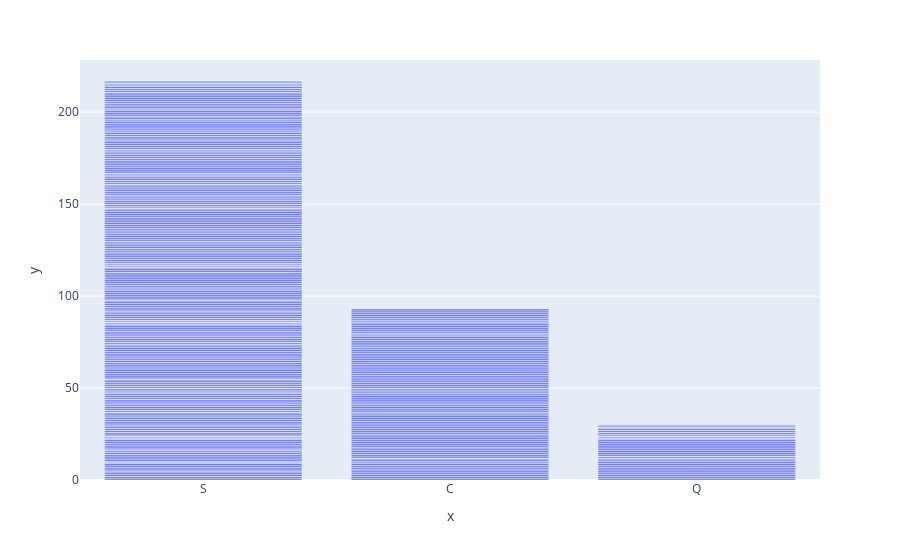

The code cell stored with this chart in its notebook:
### Code cell
# Embarked locations encoding S=2 Q=1 C=0 
fig = px.bar(x=train["Embarked"], y=train["Survived"])
fig.show()

### Figure 1 — Plotly figure (JSON) as saved in the notebook; plotly's stock layout.template omitted (floating-point values rounded to 4 significant figures; data arrays with more than 128 entries replaced by an {"elided": "..."} marker saying what was removed)
{"data": [{"alignmentgroup": "True", "hovertemplate": "x=%{x}<br>y=%{y}<extra></extra>", "legendgroup": "", "marker": {"color": "#636efa", "pattern": {"shape": ""}}, "name": "", "offsetgroup": "", "orientation": "v", "showlegend": false, "textposition": "auto", "type": "bar", "x": {"elided": "889 str values"}, "xaxis": "x", "y": {"elided": "889 int values"}, "yaxis": "y"}], "layout": {"barmode": "relative", "legend": {"tracegroupgap": 0}, "margin": {"t": 60}, "xaxis": {"anchor": "y", "domain": [0, 1], "title": {"text": "x"}}, "yaxis": {"anchor": "x", "domain": [0, 1], "title": {"text": "y"}}}}
